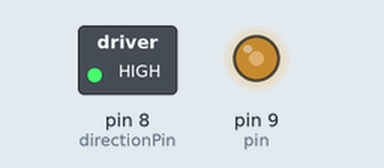
The sketch below on a simulated Arduino Mega 2560, built with avr-gcc and run on an emulated ATmega2560. On the bench: switched loads named in the sketch (green lamp = pin HIGH), output pins drawn as LEDs (lit = HIGH).

Above: at 3.0 s.
At 9.0 s:
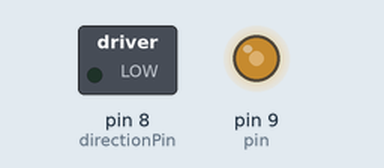
Timing chart, 0 to 15.6 s (numbered marks = the images above):
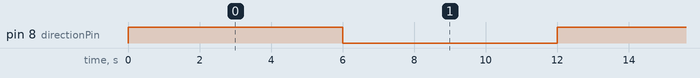

Measured:
- by itself, pin 8 (directionPin): alternates HIGH for 6.0 s and LOW for 6.0 s

The sketch:

TestStepperDrv8811Timer.ino
```cpp
#include "TimerOne.h"

const int directionPin = 8;
byte direction = 0;
const int pin = 9;


// NO PAD SHORTED
// The stepper motor recquires 3200 steps in order to do a full rotation


void setup(void)
{
  pinMode(directionPin, OUTPUT);
  Timer1.initialize(312); //  1 tour per second
  Timer1.pwm(pin, 512); // second parameter is duty from 0 to 1023
}

void loop(void) {
  direction = direction == 0 ? direction = 1 : direction = 0;
  Timer1.start();

  digitalWrite(directionPin, direction);

  // Timer1.setPeriod(5000);
  delay(5000);

  Timer1.stop();
  delay(1000);

}
```
